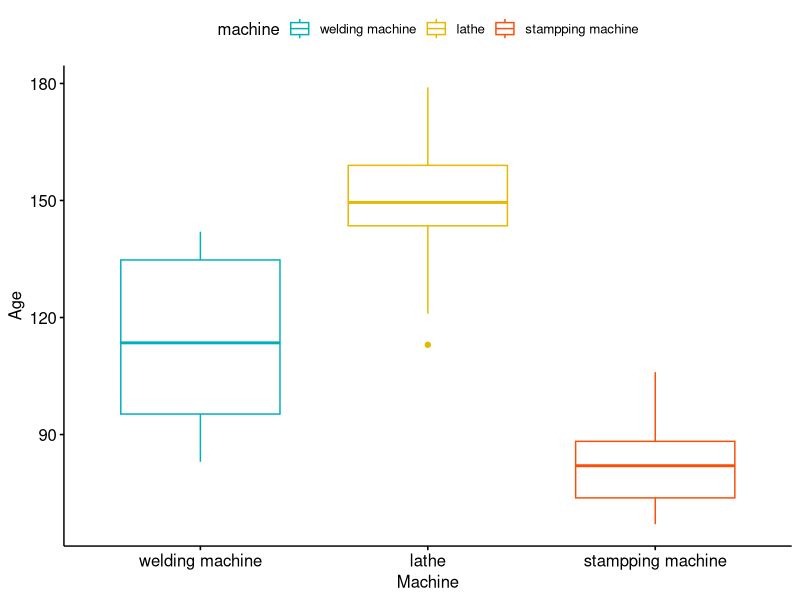

Write R code to recreate this figure.
## Pre-class assignment
data<-read.csv("rdata/Machine_Breakdowns.csv")
model<-lm(data$Cost.of.Repairs ~  data$Age.of.machine + data$Machine, data = data)
# model with interaction effects
model<-lm(data$Cost.of.Repairs ~  data$Age.of.machine + data$Age.of.machine:data$Machine, data = data)
summary(model)
           

#One-way anova test
means.data<-data.frame(age=data$Age.of.machine, machine=data$Machine)
library(dplyr)
group_by(means.data, machine) %>%
  summarise(
    count = n(),
    mean = mean(age, na.rm = TRUE),
    sd = sd(age, na.rm = TRUE)
  )

library("ggpubr")
ggboxplot(means.data, x = "machine", y = "age", 
          color = "machine", palette = c("#00AFBB", "#E7B800", "#FC4E07"),
          order = levels(means.data$machine),
          ylab = "Age", xlab = "Machine")

res.aov <- aov(age ~ machine, data = means.data)
summary(res.aov)
#since P-value is low, reject the null hypothesis of equal means


#### Class Session
